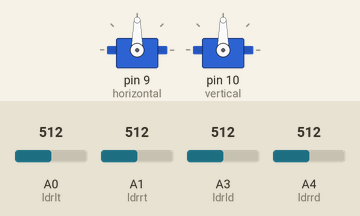
This sketch was run on a simulated Arduino Uno, built with avr-gcc and run on an emulated ATmega328P. On the bench: 2 × servo. The inputs (shaded band) are chosen by the test bench; at power-on: A0 (ldrlt) = 512, A1 (ldrrt) = 512, A3 (ldrld) = 512, A4 (ldrrd) = 512.

Above: at 4.2 s.
4.3 s: A0 (ldrlt) set to 676
5.8 s: A0 (ldrlt) set to 705
At 5.96 s:
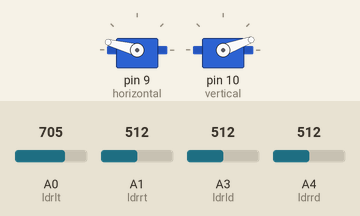
8.8 s: A1 (ldrrt) set to 875
10.3 s: A1 (ldrrt) set to 898
At 10.76 s:
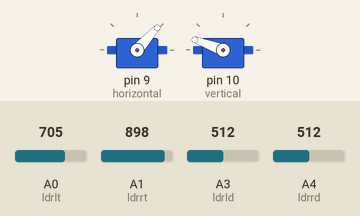
At 12.7 s:
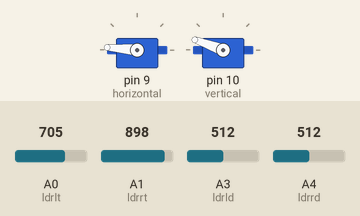
13.3 s: A3 (ldrld) set to 870
14.8 s: A3 (ldrld) set to 898
At 17.2 s:
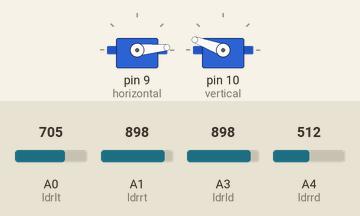
Timing chart, 0 to 18.7 s (numbered marks = the images above; inputs shaded):
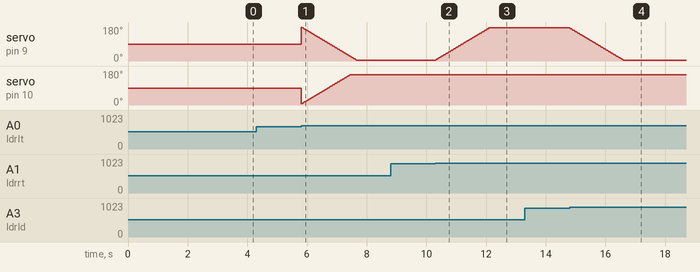

The sketch:

main.ino
```cpp
#include <Servo.h>

// Define servo objects for horizontal and vertical movement
Servo horizontal; // Horizontal servo
Servo vertical;   // Vertical servo

// Initial positions for servos
int servoh = 180; // Horizontal servo position
int servov = 5;   // Vertical servo position

// Define limits for servo movement
int servohLimitHigh = 175; // Maximum horizontal angle
int servohLimitLow = 5;    // Minimum horizontal angle
int servovLimitHigh = 160; // Maximum vertical angle
int servovLimitLow = 10;   // Minimum vertical angle

// LDR (Light Dependent Resistor) pin connections
int ldrlt = A0; // LDR top left
int ldrrt = A1; // LDR top right
int ldrld = A3; // LDR down left
int ldrrd = A4; // LDR down right

// Timing and tolerance values
int dtime = 10; // Delay time between adjustments
int tol = 90;   // Tolerance for light difference

void setup() {
  // Attach servos to their respective pins
  horizontal.attach(9);  // Horizontal servo on pin 9
  vertical.attach(10);    // Vertical servo on pin 10

  // Initialize servos to their default positions
  horizontal.write(90);   // Center horizontal servo
  vertical.write(90);     // Center vertical servo

  // Allow time for servos to reach initial positions
  delay(3000);
}

void loop() {
  // Read values from LDRs
  int lt = analogRead(ldrlt); // Top left LDR
  int rt = analogRead(ldrrt); // Top right LDR
  int ld = analogRead(ldrld); // Down left LDR
  int rd = analogRead(ldrrd); // Down right LDR

  // Calculate average light values for each quadrant
  int avt = (lt + rt) / 2; // Average value top
  int avd = (ld + rd) / 2; // Average value down
  int avl = (lt + ld) / 2; // Average value left
  int avr = (rt + rd) / 2; // Average value right

  // Calculate differences in light intensity
  int dvert = avt - avd;  // Difference between top and bottom
  int dhoriz = avl - avr; // Difference between left and right

  // Adjust vertical servo position based on light difference
  if (-1 * tol > dvert || dvert > tol) {
    if (avt > avd) {
      servov = ++servov; // Move servo up
      if (servov > servovLimitHigh) {
        servov = servovLimitHigh; // Limit vertical movement
      }
    } else if (avt < avd) {
      servov = --servov; // Move servo down
      if (servov < servovLimitLow) {
        servov = servovLimitLow; // Limit vertical movement
      }
    }
    vertical.write(servov); // Update vertical servo position
  }

  // Adjust horizontal servo position based on light difference
  if (-1 * tol > dhoriz || dhoriz > tol) {
    if (avl > avr) {
      servoh = --servoh; // Move servo left
      if (servoh < servohLimitLow) {
        servoh = servohLimitLow; // Limit horizontal movement
      }
    } else if (avl < avr) {
      servoh = ++servoh; // Move servo right
      if (servoh > servohLimitHigh) {
        servoh = servohLimitHigh; // Limit horizontal movement
      }
    } else if (avl == avr) {
      delay(5000); // Pause if light is balanced
    }
    horizontal.write(servoh); // Update horizontal servo position
  }

  // Add a delay to stabilize the system
  delay(dtime);
}
```

Measured:
- the behaviour switches between 693 and 694 on A0 (ldrlt) (found by bisection; images 0 and 1)
- the behaviour switches between 885 and 886 on A1 (ldrrt) (found by bisection; images 1 and 2)
- the behaviour switches between 886 and 887 on A3 (ldrld) (found by bisection; images 3 and 4)
- after the input at 4.3 s, every drawn part: stays the same
- after the input at 8.8 s, every drawn part: stays the same
- after the input at 10.3 s, servo on pin 9 (horizontal): moves from 5° to 175° over 1.8 s, starting at once
- after the input at 13.3 s, every drawn part: stays the same
- after the input at 14.8 s, servo on pin 9 (horizontal): moves from 175° to 5° over 1.8 s, starting at once
